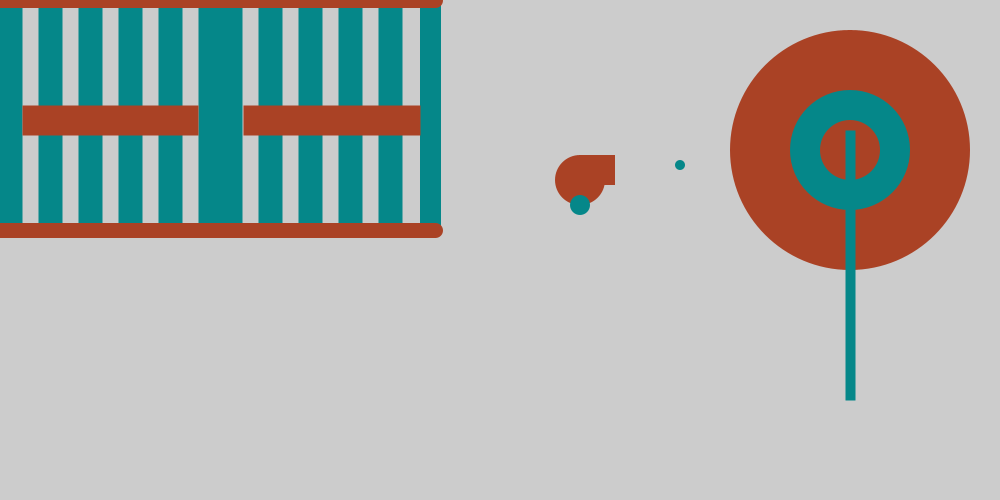
Frame 1 (no input)
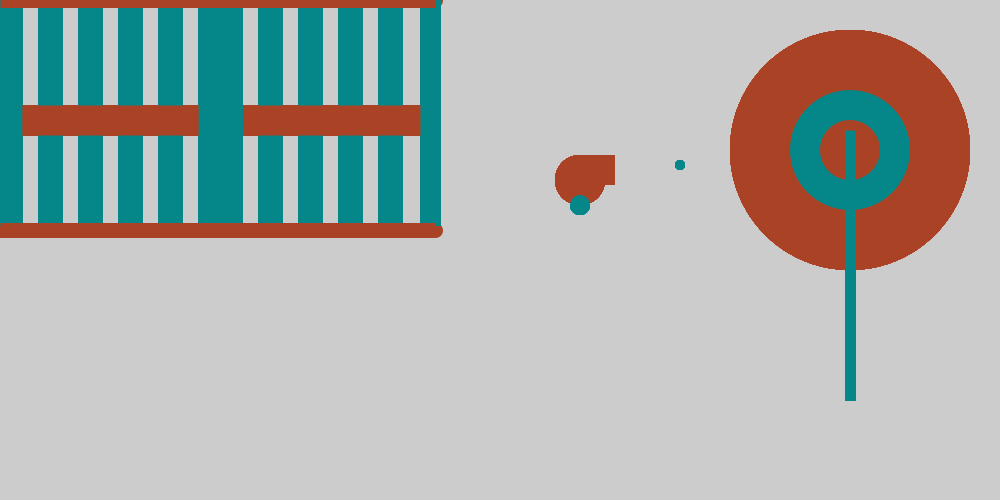
Frame 60 (the mouse pressed at the canvas centre just before this capture)
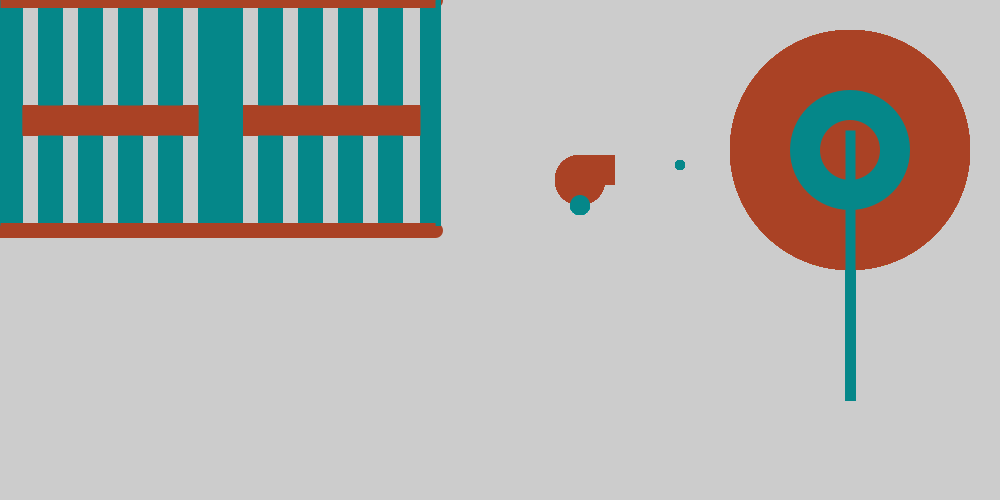
Frame 120 (the mouse held since frame 60 and released just before this capture)

The Processing sketch that drew these frames (run headless with seeded random() and noise(); from frame 60 on, the mouse is pressed at the canvas centre):

// Processing sketch: masquellars05e00
// ── masquellars05e00.pde
//#AA4225 rojo
//#058789 verde 
int x;
int y;
color c;
void setup() {  
size(1000,500);

}

void draw() {
Reja(#AA4225);
golf();
canon();
}

void keyPressed() {}

void Reja(color c) {
  
  strokeWeight(24);
  stroke(#058789);
  line(10,0,10,225);
  
  strokeWeight(24);
  stroke(#058789);
  line(50,0,50,225);
  
  strokeWeight(24);
  stroke(#058789);
  line(90,0,90,225);
  
  strokeWeight(24);
  stroke(#058789);
  line(130,0,130,225);
  
  strokeWeight(24);
  stroke(#058789);
  line(170,0,170,225);
  
  strokeWeight(24);
  stroke(#058789);
  line(210,0,210,225);
  
  strokeWeight(24);
  stroke(#058789);
  line(230,0,230,225);
  strokeWeight(24);
  stroke(#058789);
  line(270,0,270,225);
  
  strokeWeight(24);
  stroke(#058789);
  line(310,0,310,225);
  
  strokeWeight(24);
  stroke(#058789);
  line(350,0,350,225);
  
  strokeWeight(24);
  stroke(#058789);
  line(390,0,390,225);
  
  strokeWeight(21);
  stroke(#058789);
  line(430,0,430,225);
  

  strokeWeight(15);
  stroke(c);
  line(0,0,435,0);
  
  strokeWeight(15);
  stroke(c);
  line(0,230,435,230);
  
  strokeWeight(30);
  strokeCap(SQUARE); 
  stroke(c);
  line(22,120,198,120);
  
  strokeWeight(30);
  strokeCap(SQUARE); 
  stroke(c);
  line(243,120,420,120);
 
}

void golf(){
noStroke();
fill(#AA4225);
ellipse(850,150,240,240);

fill(#058789);
ellipse(850,150,120,120);

fill(#AA4225);
ellipse(850,150,60,60);

 strokeWeight(10);
stroke(#058789);
line(850,130,850,400);


}

void canon(){
noStroke();
fill(#AA4225);
ellipse(580,180,50,50);
rect(580,155,35,30);

fill(#058789);
ellipse(580,205,20,20);
ellipse(680,165,10,10);
}
